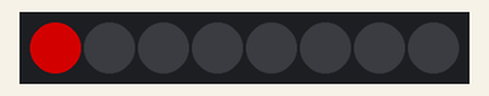
Bench run of a program on a simulated BBC micro:bit (MakeCode). On the bench: 8 RGB LEDs in strip order, left to right. Dim RGB values are drawn brighter than linear.

Above: at 0.1 s.
At 9.6 s:
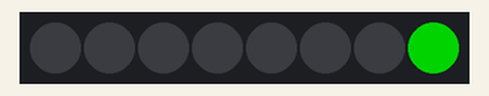
At 19.1 s:
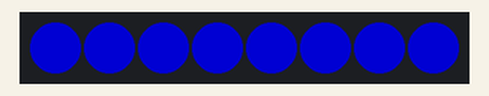
At 23.1 s:
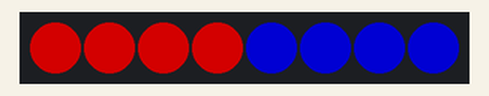
At 27.1 s:
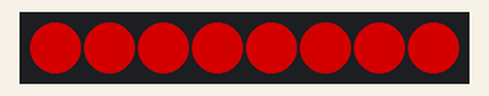
At 38.1 s:
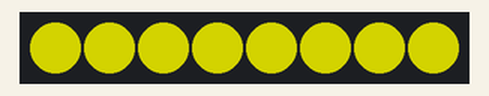
Timing chart, 0 to 40.0 s (numbered marks = the images above):
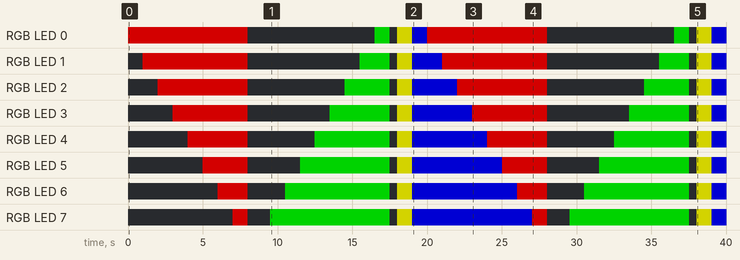

The program:

main.ts
```typescript
let pixel = 0
let strip = neopixel.create(DigitalPin.P0, 8, NeoPixelMode.RGB)
basic.forever(function () {
    pixel = 0
    for (let index = 0; index < 8; index++) {
        strip.setPixelColor(pixel, neopixel.colors(NeoPixelColors.Red))
        strip.show()
        pixel += 1
        basic.pause(1000)
    }
    strip.clear()
    strip.show()
    basic.pause(500)
    for (let index = 0; index < 9; index++) {
        strip.setPixelColor(pixel, neopixel.colors(NeoPixelColors.Green))
        strip.show()
        pixel += -1
        basic.pause(1000)
    }
    strip.clear()
    strip.show()
    basic.pause(500)
    strip.showColor(neopixel.colors(NeoPixelColors.Yellow))
    strip.show()
    strip.clear()
    basic.pause(1000)
    strip.showColor(neopixel.colors(NeoPixelColors.Blue))
    strip.show()
    basic.pause(1000)
})
```

test.ts
```typescript
// aquí va el archivo "tests"; esto no se compilará cuando este paquete se utilice como una extensión.
```

Measured:
- by itself, RGB LED 1: off → RGB(127, 0, 0) at 1.0 s, → off 7.0 s later, → RGB(0, 127, 0) 7.5 s later, → off 2.0 s later, … (12 changes in this stretch)
- by itself, RGB LED 2: off → RGB(127, 0, 0) at 2.0 s, → off 6.0 s later, → RGB(0, 127, 0) 6.5 s later, → off 3.0 s later, … (12 changes in this stretch)
- what the display in image 1 shows lasts 1.0 s, from 9.5 s to 10.5 s
